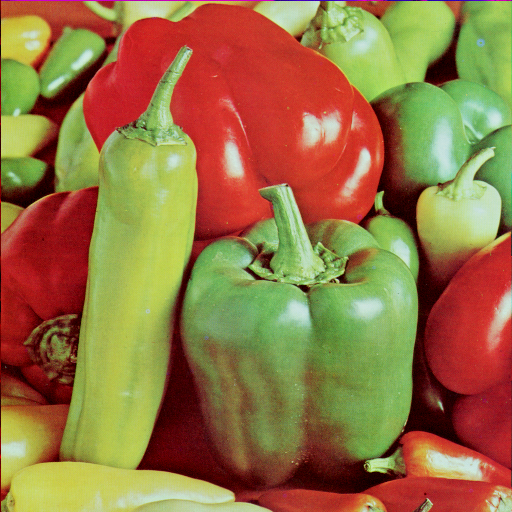
#> input picture Darine Elkilany/4.2.07.tiff, 512 x 512 px
$ python task5.py
#> lines starting #> are read from the running program, lines starting #| are printed output that depends on the picture
import cv2 as cv
import numpy as np
import sys
img= cv.imread("4.2.07.tiff")
#> img is the input picture: shape (512, 512, 3); mean B, G, R 66.5, 115.6, 149.8
Cropped_img = img [20:200 , 50:200]
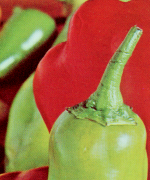
#> Cropped_img: shape (180, 150, 3); mean B, G, R 64, 110, 160.9
cv.imshow("Orignal", img)
cv.waitKey(0)
cv.imshow("Cropped img ", Cropped_img)
cv.waitKey(0)
cv.destroyAllWindows()
